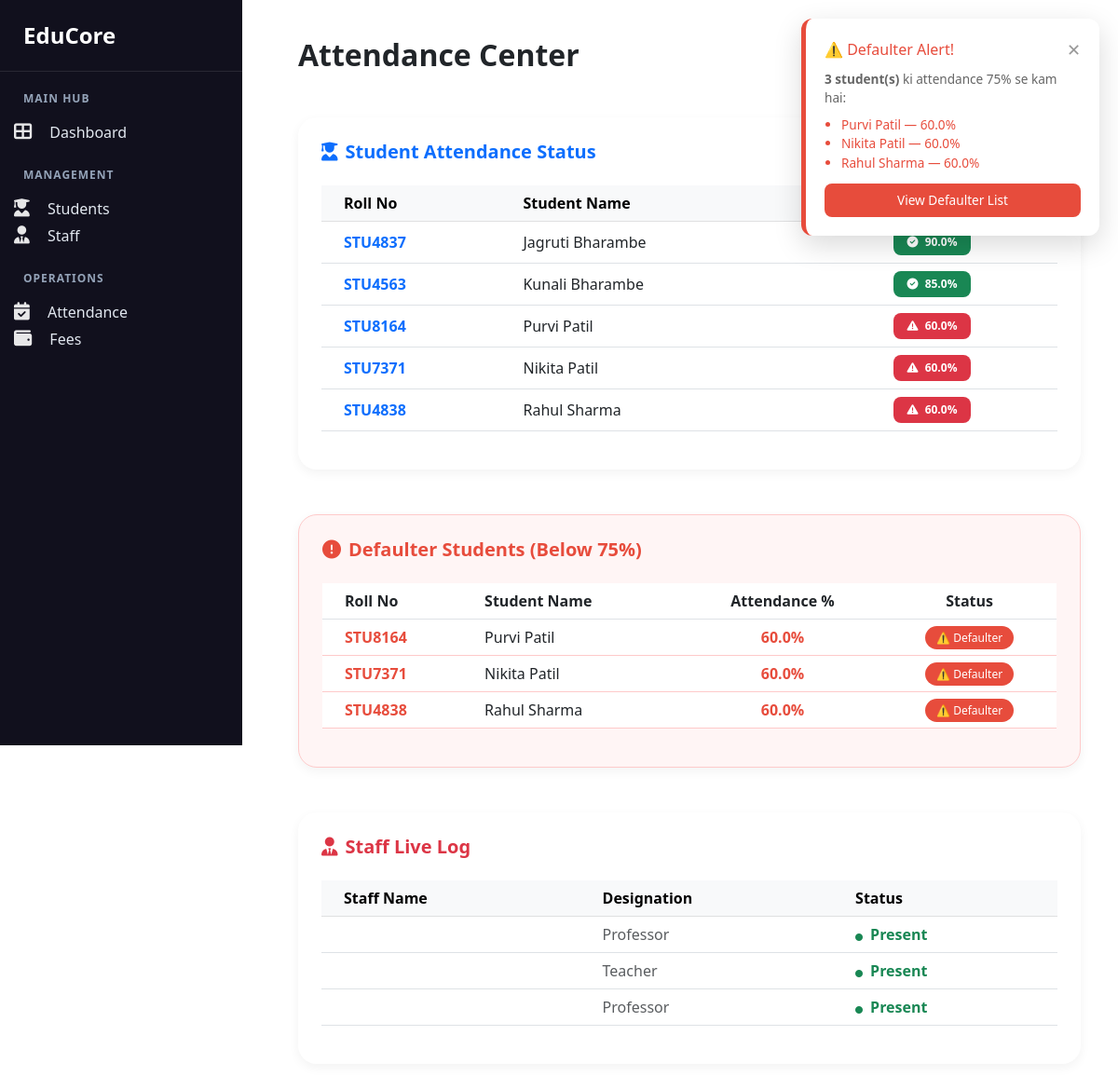
/dashboard-module/attendance-center/, run on the app's committed database.
### dashboard/models.py (models this page shows, shortened)
class StudentProfile(models.Model):
    admin = models.ForeignKey(User, on_delete=models.CASCADE, null=True, blank=True)
    first_name = models.CharField(max_length=100)
    last_name = models.CharField(max_length=100)
    mobile_number = models.CharField(max_length=15, null=True, blank=True)
    father_name = models.CharField(max_length=100, null=True, blank=True)
    mother_name = models.CharField(max_length=100, null=True, blank=True)
    aadhar_number = models.CharField(max_length=12, null=True, blank=True)
    category = models.CharField(max_length=50, null=True, blank=True)
    marks_10th = models.DecimalField(max_digits=5, decimal_places=2, null=True, blank=True)
    marks_12th = models.DecimalField(max_digits=5, decimal_places=2, null=True, blank=True)
    marks_graduation = models.DecimalField(max_digits=5, decimal_places=2, null=True, blank=True)
    course = models.CharField(max_length=100)
    roll_no = models.CharField(max_length=100, unique=True, null=True, blank=True)
    date_of_birth = models.DateField(null=True, blank=True)
    total_classes = models.IntegerField(default=100)
    attended_classes = models.IntegerField(default=0)
    mobile = models.CharField(max_length=15)
    email = models.EmailField()
    department = models.ForeignKey(Department, on_delete=models.CASCADE)
    admission_date = models.DateField(auto_now_add=True)

### accounts/models.py (models this page shows, shortened)
class StaffProfile(models.Model):
    user = models.OneToOneField('CustomUser', on_delete=models.CASCADE)
    staff_id = models.CharField(max_length=20, unique=True)
    department = models.CharField(max_length=100)
    designation = models.CharField(max_length=100, default='Not Assigned', null=True, blank=True)
    base_salary = models.DecimalField(max_digits=10, decimal_places=2, default=0.0)
    total_leaves = models.IntegerField(default=24)
    used_leaves = models.IntegerField(default=0)

### dashboard/views.py (the view)
# urls.py: path('attendance-center/', views.attendance_hub, name='attendance_hub'), # Isse upar rakho
def attendance_hub(request):
    students = StudentProfile.objects.all()
    staff_members = StaffProfile.objects.all()
    for i, s in enumerate(students):
        s.total_classes = 100
        if i == 0:
            s.attended_classes = 90
        elif i == 1:
            s.attended_classes = 85
        else:
            s.attended_classes = 60
        s.percentage = round((s.attended_classes / s.total_classes) * 100, 2)
    defaulters = [s for s in students if s.percentage < 75]
    return render(request, 'attendance_hub.html', {
        'all_students': students,
        'all_staff': staff_members,
        'defaulters': defaulters,  # ← yeh add kiya
    })

### college_erp/templates/attendance_hub.html (shortened to what this page needs)
{% include 'sidebar.html' %}
<link href="https://cdn.jsdelivr.net/npm/bootstrap@5.3.0/dist/css/bootstrap.min.css" rel="stylesheet">
<link rel="stylesheet" href="https://cdnjs.cloudflare.com/ajax/libs/font-awesome/6.4.0/css/all.min.css">
{% if defaulters %}
<div id="defaulterAlert" style="
    position: fixed; top: 20px; right: 20px; z-index: 99999;
    background: #fff; border-left: 5px solid #e74c3c;
    border-radius: 12px; padding: 20px; width: 320px;
    box-shadow: 0 10px 30px rgba(0,0,0,0.15);">
    <div style="display:flex; justify-content:space-between; align-items:center;">
        <h6 style="color:#e74c3c; margin:0;">⚠️ Defaulter Alert!</h6>
        <span onclick="document.getElementById('defaulterAlert').style.display='none'"
              style="cursor:pointer; font-size:18px; color:#999;">✕</span>
    </div>
    <p style="font-size:0.85rem; color:#666; margin:8px 0;">
        <strong>{{ defaulters|length }} student(s)</strong> ki attendance 75% se kam hai:
    </p>
    <ul style="font-size:0.85rem; color:#e74c3c; padding-left:18px; margin:0;">
        {% for d in defaulters %}
        <li>{{ d.first_name }} {{ d.last_name }} — {{ d.percentage }}%</li>
        {% endfor %}
    </ul>
    <a href="{% url 'attendance_hub' %}" style="display:block; margin-top:12px; text-align:center;
              background:#e74c3c; color:white; padding:8px;
              border-radius:8px; text-decoration:none; font-size:0.85rem;">
        View Defaulter List
    </a>
</div>
{% endif %}
<main class="main-content">
    <h2 class="fw-bold mb-5 text-dark">Attendance Center</h2>
    <div class="glass-panel mb-5">
        <h5 class="fw-bold text-primary mb-4"><i class="fas fa-user-graduate me-2"></i>Student Attendance Status</h5>
        <div class="table-responsive">
            <table class="table table-hover align-middle">
                <thead class="table-light">
                    <tr>
                        <th class="ps-4">Roll No</th>
                        <th>Student Name</th>
                        <th class="text-center">Attendance %</th>
                    </tr>
                </thead>
                <tbody>
                    {% for student in all_students %}
                    <tr>
                        <td class="ps-4 fw-bold text-primary">{{ student.roll_no }}</td>
                        <td>{{ student.first_name }} {{ student.last_name }}</td>
                        <td class="text-center">
                            {% if student.percentage < 75 %}
                            <span class="badge" style="background-color:#dc3545 !important; color:white; padding:8px 15px; border-radius:8px;">
                                <i class="fas fa-exclamation-triangle me-1"></i> {{ student.percentage }}%
                            </span>
                            {% else %}
                            <span class="badge" style="background-color:#198754 !important; color:white; padding:8px 15px; border-radius:8px;">
                                <i class="fas fa-check-circle me-1"></i> {{ student.percentage }}%
                            </span>
                            {% endif %}
                        </td>
                    </tr>
                    {% empty %}
                    <tr><td colspan="3" class="text-center text-muted">No Students Found</td></tr>
                    {% endfor %}
                </tbody>
            </table>
        </div>
    </div>
    {% if defaulters %}
    <div id="defaulter-section" class="glass-panel mb-5" style="background:#fff5f5; border:1px solid #fecaca;">
        <h5 class="fw-bold mb-4" style="color:#e74c3c;"><i class="fas fa-exclamation-circle me-2"></i>Defaulter Students (Below 75%)</h5>
        <div class="table-responsive">
            <table class="table align-middle">
                <thead style="background:#fecaca;">
                    <tr>
                        <th class="ps-4">Roll No</th>
                        <th>Student Name</th>
                        <th class="text-center">Attendance %</th>
                        <th class="text-center">Status</th>
                    </tr>
                </thead>
                <tbody>
                    {% for d in defaulters %}
                    <tr style="border-bottom:1px solid #fecaca;">
                        <td class="ps-4 fw-bold" style="color:#e74c3c;">{{ d.roll_no }}</td>
                        <td>{{ d.first_name }} {{ d.last_name }}</td>
                        <td class="text-center fw-bold" style="color:#e74c3c;">{{ d.percentage }}%</td>
                        <td class="text-center">
                            <span style="background:#e74c3c; color:white; padding:4px 12px; border-radius:20px; font-size:0.75rem;">
                                ⚠️ Defaulter
                            </span>
                        </td>
                    </tr>
                    {% endfor %}
                </tbody>
            </table>
        </div>
    </div>
    {% endif %}
    <div class="glass-panel">
        <h5 class="fw-bold text-danger mb-4"><i class="fas fa-user-tie me-2"></i>Staff Live Log</h5>
        <div class="table-responsive">
            <table class="table table-hover align-middle">
                <thead class="table-light">
                    <tr>
                        <th class="ps-4">Staff Name</th>
                        <th>Designation</th>
                        <th>Status</th>
                    </tr>
                </thead>
                <tbody>
                    {% for staff in all_staff %}
                    <tr>
                        <td class="ps-4 fw-bold">{{ staff.name }}</td>
                        <td><span class="text-muted">{{ staff.designation }}</span></td>
                        <td><span class="text-success fw-bold"><i class="fas fa-circle me-2" style="font-size:8px;"></i>Present</span></td>
                    </tr>
                    {% endfor %}
                </tbody>
            </table>
        </div>
    </div>
</main>

### college_erp/templates/attendance_hub.html (style rules this page uses)
.main-content { margin-left: 280px; padding: 40px; }
.glass-panel { background: white; border-radius: 20px; padding: 25px; box-shadow: 0 4px 12px rgba(0,0,0,0.05); }

### data on the page
StudentProfile: first_name "Purvi", last_name "Patil", percentage "60.0", roll_no "STU8164"
StudentProfile: first_name "Nikita", last_name "Patil", percentage "60.0", roll_no "STU7371"
StudentProfile: first_name "Rahul", last_name "Sharma", percentage "60.0", roll_no "STU4838"
StudentProfile: roll_no "STU4837", first_name "Jagruti", last_name "Bharambe", percentage "90.0"
StudentProfile: roll_no "STU4563", first_name "Kunali", last_name "Bharambe", percentage "85.0"
StaffProfile: designation "Professor"
StaffProfile: designation "Teacher"
StaffProfile: designation "Professor"

### other printed values
{{ defaulters|length }} "3"
